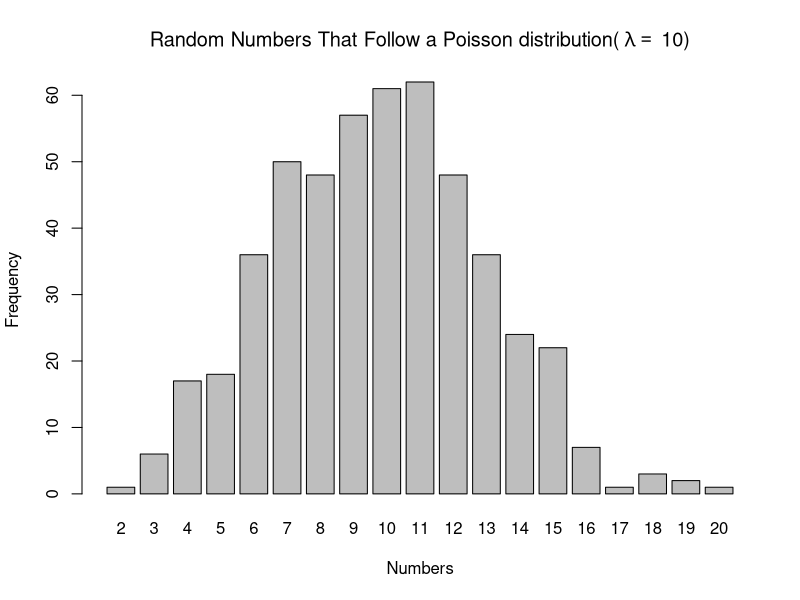

The R source for this figure:
x <- rpois(500,lambda=10)
theTitle <- bquote("Random Numbers That Follow a Poisson distribution("~lambda==~"10)")
barplot(table(x),main=theTitle,xlab="Numbers",ylab="Frequency")
